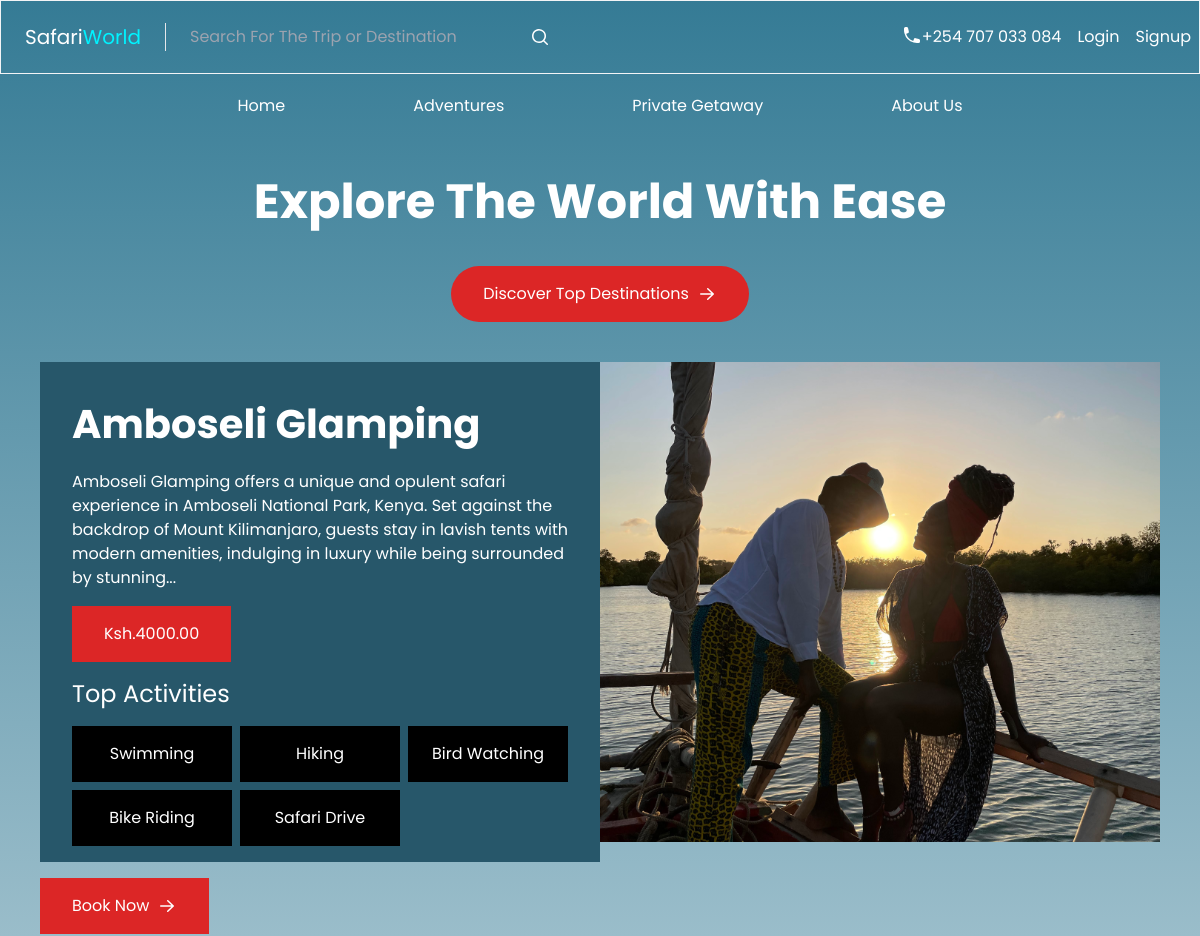
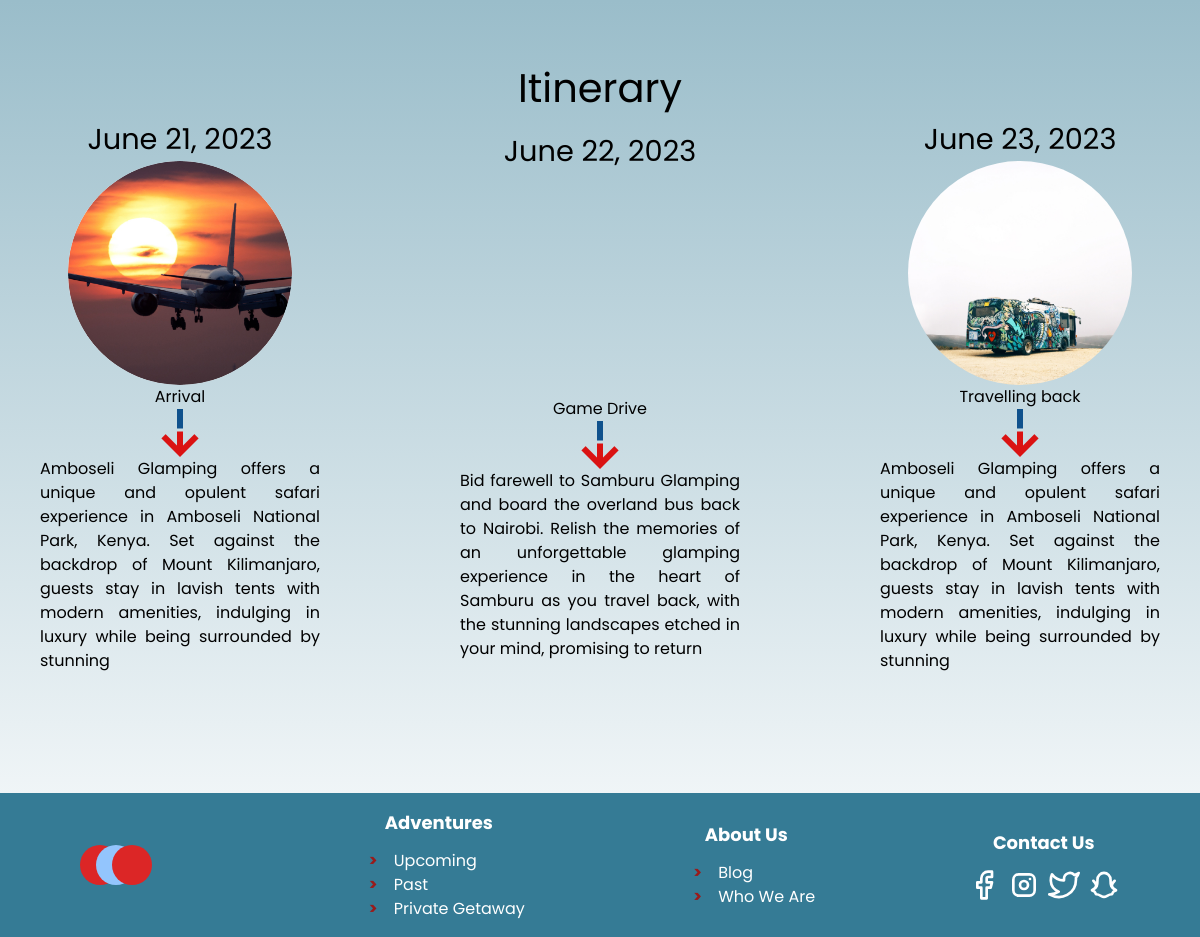
The page /adventures/3a78d5d9-3136-41db-b91c-bafca54f5fa3 on the database its author committed (2 pictures, top to bottom).
### booking/models.py (models this page shows, shortened)
class BaseModel(models.Model):
    id = models.UUIDField(primary_key=True, default=uuid.uuid4, editable=False)
    created_at = models.DateTimeField(auto_now_add=True)
    updated_at = models.DateTimeField(auto_now=True)
    class Meta:
        abstract = True

class Adventure(BaseModel):
    name = models.CharField(max_length=250)
    place_id = models.ForeignKey(Place, on_delete=models.SET_NULL, null=True, related_name='adventures')
    description = models.CharField(max_length=1024)
    departure_date = models.DateField()
    return_date = models.DateField()
    price = models.DecimalField(max_digits=10, decimal_places=2)
    slots = models.IntegerField()
    age_limit = models.IntegerField(default=0)
    activities = models.CharField(max_length=250)
    image = models.FileField(upload_to='images', null=True)

class Itinerary(BaseModel):
    adventure_id = models.ForeignKey(Adventure, on_delete=models.CASCADE, related_name='itinerary_advs')
    name = models.CharField(max_length=250)
    description = models.CharField(max_length=1024)
    image = models.ImageField(upload_to='images')
    day = models.DateField()

### booking/views.py (the view)
# urls.py: path('adventures/<str:id>', views.adv_details, name='adventure'),
def adv_details(request, id):
    adventure_url = reverse('adventure', args=[id])
    adv = Adventure.objects.get(id=id)
    activities = [activity.strip() for activity in adv.activities.split(",")]
    p = Paginator(adv.itinerary_advs.all(), 3)
    page = request.GET.get('page')
    itineraries = p.get_page(page)
    context = {'adventure_url': adventure_url, 'adv': adv, 'activities': activities, 'itineraries': itineraries }
    return render(request, 'booking/adventure.html', context)

### booking/templates/booking/adventure.html (shortened to what this page needs)
{% extends 'booking/base.html' %} {% load static %} {% block content %}
<section class="justify-between px-10 pt-10 md:w-full w-100 md:flex h-max">
  <div class="w-[35rem] h-[30rem]">
    <div class="bg-[#27576A] text-white flex flex-col h-max pb-4 space-y-4">
      <h2 class="text-[2.5rem] pt-8 mx-8 font-bold">{{ adv.name }}</h2>
      <p class="mx-8">{{ adv.description }}...</p>
      <p class="flex items-center px-8 py-4 mx-8 my-4 bg-red-600 max-w-fit">
        Ksh.{{ adv.price }}
      </p>
      <h3 class="mx-8 text-2xl">Top Activities</h3>
      <ul class="grid grid-cols-3 gap-2 mx-8">
        {% for activity in activities %}
        <li class="bg-[#000000] p-4 text-center block">{{ activity }}</li>
        {% endfor %}
      </ul>
    </div>
    <div class="flex items-center px-8 py-4 my-4 bg-red-600 max-w-fit">
      <a href="/{{ adv.id }}/order" class="pr-2 text-white">Book Now</a>
      <svg
        xmlns="http://www.w3.org/2000/svg"
        viewBox="0 0 20 20"
        fill="currentColor"
        class="w-5 h-5 text-white"
      >
        <path
          fill-rule="evenodd"
          d="M3 10a.75.75 0 01.75-.75h10.638L10.23 5.29a.75.75 0 111.04-1.08l5.5 5.25a.75.75 0 010 1.08l-5.5 5.25a.75.75 0 11-1.04-1.08l4.158-3.96H3.75A.75.75 0 013 10z"
          clip-rule="evenodd"
        />
      </svg>
    </div>
  </div>
  <div
    class="bg-[url('/static/{{ adv.image}}')] w-[35rem] h-[30rem] bg-cover bg-center"
  ></div>
</section>
<section class="p-10">
  <h3 class="text-center text-[2.5rem] mt-28">Itinerary</h3>
  <div class="flex">
    <div class="flex justify-between">
      {% for itenary in itineraries %}
      <div class="flex flex-col justify-center text-center max-w-[25%]">
        <h4 class="text-[1.8rem]">{{ itenary.day }}</h4>
        <div
          class="bg-[url('/static/{{itenary.image}}')] mx-auto w-56 h-56 bg-cover bg-center rounded-full"
        ></div>
        <h5>{{ itenary.name }}</h5>
        <div
          class="bg-[url('/static/images/arrow.png')] mx-auto w-[3rem] h-[3rem] bg-center bg-cover"
        ></div>
        <p class="text-justify">{{itenary.description}}</p>
      </div>
      {% endfor %}
    </div>
  </div>
</section>
{% endblock%}

### booking/templates/booking/base.html (style rules this page uses)
body { font-family: "Poppins" !important; }

### rows shown on the page
Adventure: name "Amboseli Glamping", description "Amboseli Glamping offers a unique and opulent safari experience in Amboseli National Park, Kenya. Set against the backdrop of Mount Kilimanjaro, guests stay in lavish tents with modern amenities, indulging in luxury while being surrounded by stunning", price "4000.00", image (picture)
Itinerary: day "June 21, 2023", image (picture), name "Arrival", description "Amboseli Glamping offers a unique and opulent safari experience in Amboseli National Park, Kenya. Set against the backdrop of Mount Kilimanjaro, guests stay in lavish tents with modern amenities, indulging in luxury while being surrounded by stunning"
Itinerary: day "June 22, 2023", name "Game Drive", description "Bid farewell to Samburu Glamping and board the overland bus back to Nairobi. Relish the memories of an unforgettable glamping experience in the heart of Samburu as you travel back, with the stunning landscapes etched in your mind, promising to return"
Itinerary: day "June 23, 2023", image (picture), name "Travelling back", description "Amboseli Glamping offers a unique and opulent safari experience in Amboseli National Park, Kenya. Set against the backdrop of Mount Kilimanjaro, guests stay in lavish tents with modern amenities, indulging in luxury while being surrounded by stunning"

### other values the page prints
{{ activity }} "Swimming" "Hiking" "Bird Watching" "Bike Riding" "Safari Drive"
